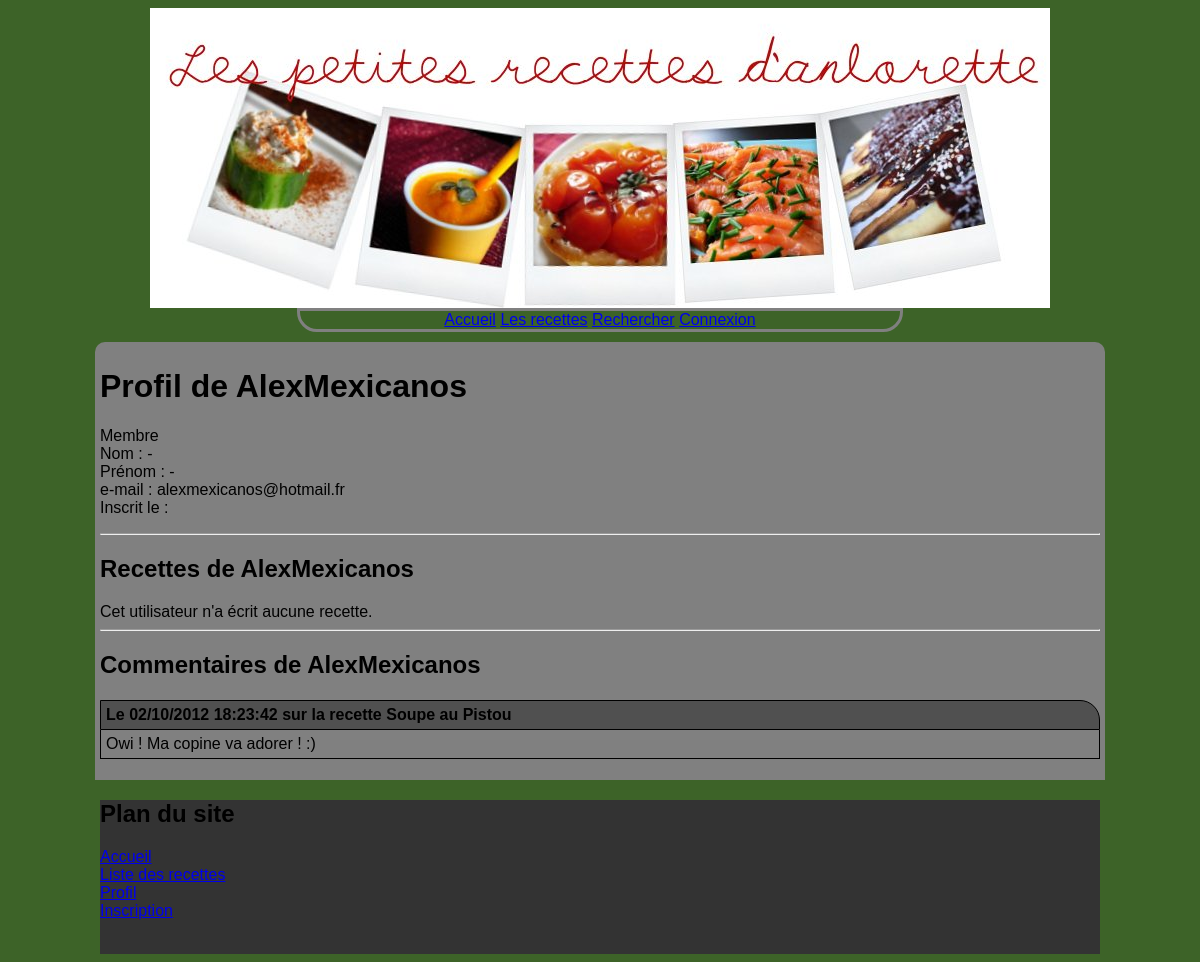
The page /site/index.php?page=profil&idp=3 on the database its author committed.
### tables this page shows
CREATE TABLE Utilisateur
(
	id_utilisateur		int auto_increment,
	login				varchar(25),
	nom_utilisateur		varchar(25) default null,
	prenom				varchar(25) default null,
	mdp					varchar(100) not null,
	email				varchar(25) not null,
	type_utilisateur	integer not null default 0,
	constraint PK_Utilisateur primary key (id_utilisateur, login),
	
	constraint CST_Type_Utilisateur
		check (type_utilisateur = 0 OR type_utilisateur = 1)
);

CREATE TABLE Commentaire
(
	id_com			int auto_increment primary key,
	id_utilisateur	int,
	id_recette		int,
	commentaire		text not null,
	date_com		DATETIME not null
);

CREATE TABLE Recette
(
	id_recette		int auto_increment primary key,
	id_utilisateur	int,
	titre			varchar(100) not null,
	recette			text not null,
	etat			integer not null default 0,
	temps_prepar	time default null,
	nb_pers			int default 1,
	difficulte		int default 0,
	image_recette	text default null,
	date_recette	DATE not null,
	
	constraint CST_Etat_Recette
		check (etat = 0 OR etat = 1 OR etat = 2),
	
	constraint CST_Difficulte_Recette
		check (difficulte = 0 OR difficulte = 1 OR difficulte = 2 OR difficulte = 3)
);

### site/index.php (called while the page is built, shortened)
<?php
	include 'includes/lib.inc.php';
	if (isset($_GET['page']) and !empty($_GET['page']))
	{
		if (pageExists($_GET['page'], $_PAGES))
			$contenu_page = $_PAGES[$_GET['page']];
		else
			$contenu_page = ERROR_404;
	}
	else
		$contenu_page = $_PAGES['accueil'];
	$_SQUELETTE['contenu']		= loadPageContent($contenu_page);
?>

### site/includes/profil.inc.php (the view, shortened to what this page needs)
<?php
function liste_commentaires($id_profil) {
	$request_commentaires = <<<EOF
	SELECT date_com, commentaire, R.id_recette, titre
	FROM utilisateur U INNER JOIN commentaire C ON U.id_utilisateur=C.id_utilisateur
	INNER JOIN recette R ON C.id_recette=R.id_recette
	WHERE U.id_utilisateur = $id_profil
	ORDER BY date_com DESC;
EOF;
	$result_commentaires= my_request($request_commentaires);
	echo '<div id="liste_commentaires">';
	if ($result_commentaires !== false) {
		foreach ($result_commentaires as $line) {
			$dateCom = formatDateHeure($line['date_com']);
			$textCom = $line['commentaire'];
			$recetteCom = '<a href="index.php?page=detail&idr='.$line['id_recette'].'" >'.$line['titre'].'</a>';
			echo <<< EOF
			<div class="commentaire">
				<h4>Le $dateCom sur la recette $recetteCom</h4>
				<p>$textCom</p>
			</div>
EOF;
		}
	}
	else
		echo '<p>Cet utilisateur n\'a écrit aucun commentaire.</p>';
	echo '</div>';
}
if (isset($_GET['idp']) and !empty($_GET['idp'])) {
	$id_profil=$_GET['idp'];
	$request_profil = <<< EOF
	SELECT *
	FROM utilisateur
	WHERE id_utilisateur = $id_profil;
EOF;
	$request_recettes = <<< EOF
	SELECT id_recette
	FROM utilisateur U INNER JOIN recette R ON U.id_utilisateur=R.id_utilisateur
	WHERE U.id_utilisateur = $id_profil;
EOF;
	$result_profil= my_request($request_profil);
	$result_recettes= my_request($request_recettes);
	if ($result_profil !== false) {
		$login				= $result_profil[0]['login'];
		$nom				= $result_profil[0]['nom_utilisateur'];
		$prenom				= $result_profil[0]['prenom'];
		$email				= $result_profil[0]['email'];
		$type				= $result_profil[0]['type_utilisateur'];
		if ($type == 0)
			$type = 'Membre';
		else if ($type == 1)
			$type = 'Administrateur';
		if (is_null($nom))
			$nom = '-';
		if (is_null($prenom))
			$prenom = '-';
		echo <<< EOF
		<div id="profil">
		<div id="profil_details">
			<h1>Profil de $login</h1>
			<p>$type<br />
			Nom : $nom<br />
			Prénom : $prenom<br />
			e-mail : $email<br />
			Inscrit le :<br /></p>
			<hr />
		</div>
		<div id="profil_recettes">
			<h2>Recettes de $login</h2>
EOF;
		if($result_recettes !== false) {
			echo '<div id="liste_recettes">';
			foreach ($result_recettes as $line)
					echo previewRecette($line['id_recette']);
			echo '</div>';
		}
		else
			echo 'Cet utilisateur n\'a écrit aucune recette.';
		echo <<< EOF
			<hr />
		</div>
		<div id="profil_commentaires">
		<h2>Commentaires de $login</h2>
EOF;
		liste_commentaires($id_profil);
		echo <<< EOF
		</div>
		</div>
EOF;
	}
	else
		echo '<h1>Profil inexistant !</h1>';
}
else if (isset($_SESSION['id_user']))
	echo 'Bonjour, '.$_SESSION['id_user'];
else
	echo '<h1>Profil inexistant !</h1>';
?>

### site/css/style.css (style rules this page uses)
body { background-color: #3D6328; font-family: Arial, sans-serif; }
hr { color: black; }
#contenu a { color: #993300; text-decoration: none; }
#liste_commentaires .commentaire h4 { border: solid 1px black; border-radius: 0 20px 0 0; padding: 5px; background-color: #505050; margin-bottom: 0px; }
#liste_commentaires .commentaire p { padding: 5px; border: solid 1px black; border-top: 0px; margin-top: 0px; }
#liste_commentaires .commentaire a { color: black; }

### rows shown on the page
utilisateur: login "AlexMexicanos", type_utilisateur "Membre", email "alexmexicanos@hotmail.fr"
commentaire: date_com "02/10/2012 18:23:42", id_recette.titre "Soupe au Pistou", commentaire "Owi ! Ma copine va adorer ! :)"

### other values the page prints
$nom "-"
$prenom "-"
